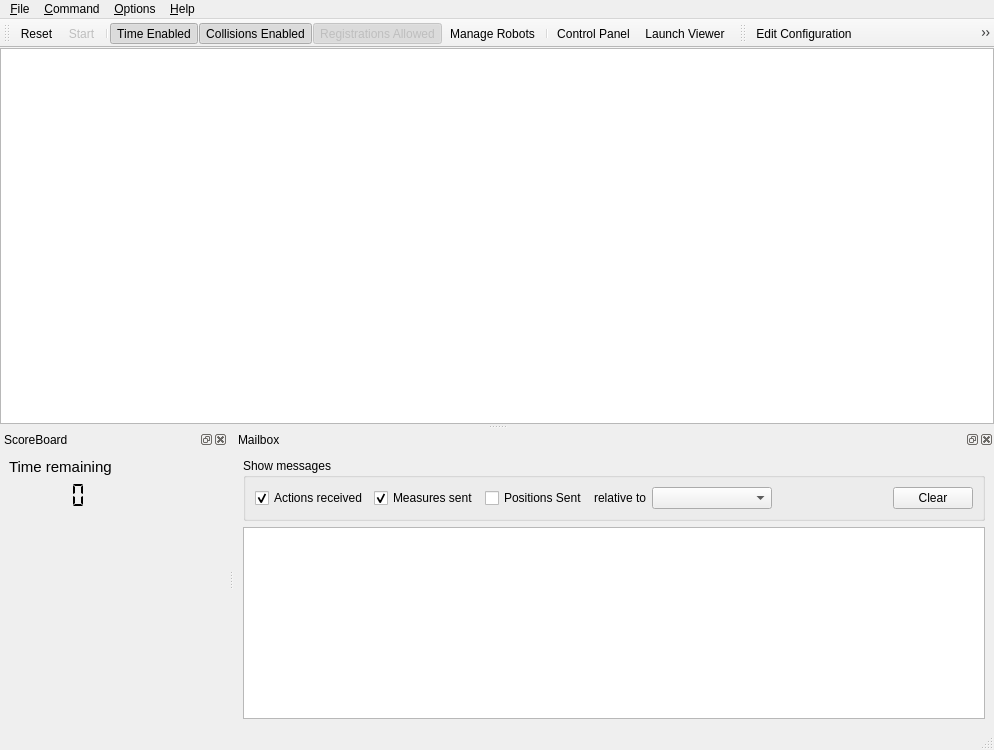
<?xml version="1.0" encoding="UTF-8"?>
<ui version="4.0">
 <class>cbSimulatorGUI</class>
 <widget class="QMainWindow" name="cbSimulatorGUI">
  <property name="geometry">
   <rect>
    <x>0</x>
    <y>0</y>
    <width>994</width>
    <height>750</height>
   </rect>
  </property>
  <property name="windowTitle">
   <string>Explorer Simulator 2016</string>
  </property>
  <widget class="QWidget" name="centralwidget">
   <layout class="QVBoxLayout" name="verticalLayout">
    <property name="leftMargin">
     <number>0</number>
    </property>
    <property name="topMargin">
     <number>0</number>
    </property>
    <property name="rightMargin">
     <number>0</number>
    </property>
    <property name="bottomMargin">
     <number>0</number>
    </property>
    <item>
     <widget class="QTextEdit" name="messages">
      <property name="toolTip">
       <string>Messages</string>
      </property>
      <property name="readOnly">
       <bool>true</bool>
      </property>
     </widget>
    </item>
   </layout>
  </widget>
  <widget class="QMenuBar" name="menubar">
   <property name="geometry">
    <rect>
     <x>0</x>
     <y>0</y>
     <width>994</width>
     <height>25</height>
    </rect>
   </property>
   <widget class="QMenu" name="menuFile">
    <property name="title">
     <string>&amp;File</string>
    </property>
    <widget class="QMenu" name="menuConfiguration">
     <property name="title">
      <string>&amp;Configuration</string>
     </property>
     <addaction name="actionEdit_Configuration"/>
     <addaction name="actionOpen_Configuration"/>
     <addaction name="actionSave_Configuration"/>
    </widget>
    <addaction name="menuConfiguration"/>
    <addaction name="actionOpen_Lab"/>
    <addaction name="actionLoad_Defaults"/>
    <addaction name="separator"/>
    <addaction name="actionManageRobots"/>
    <addaction name="actionControl_Panel"/>
    <addaction name="actionLaunch_Viewer"/>
    <addaction name="separator"/>
    <addaction name="actionExit"/>
   </widget>
   <widget class="QMenu" name="menuCommand">
    <property name="title">
     <string>&amp;Command</string>
    </property>
    <addaction name="actionReset"/>
    <addaction name="actionStartStop"/>
   </widget>
   <widget class="QMenu" name="menuOptions">
    <property name="title">
     <string>&amp;Options</string>
    </property>
    <addaction name="actionGPS_Enabled"/>
    <addaction name="actionScore_Sensor_Enabled"/>
    <addaction name="actionTime_Enabled"/>
    <addaction name="actionCollisions_Enabled"/>
    <addaction name="actionRegistrations_Open"/>
   </widget>
   <widget class="QMenu" name="menuHelp">
    <property name="title">
     <string>&amp;Help</string>
    </property>
    <addaction name="actionSimulator_Help"/>
    <addaction name="actionAbout_Simulator"/>
   </widget>
   <addaction name="menuFile"/>
   <addaction name="menuCommand"/>
   <addaction name="menuOptions"/>
   <addaction name="menuHelp"/>
  </widget>
  <widget class="QStatusBar" name="statusbar"/>
  <widget class="QToolBar" name="toolBar_1">
   <property name="windowTitle">
    <string>Control ToolBar</string>
   </property>
   <property name="iconSize">
    <size>
     <width>24</width>
     <height>24</height>
    </size>
   </property>
   <attribute name="toolBarArea">
    <enum>TopToolBarArea</enum>
   </attribute>
   <attribute name="toolBarBreak">
    <bool>false</bool>
   </attribute>
   <addaction name="actionReset"/>
   <addaction name="actionStartStop"/>
   <addaction name="separator"/>
   <addaction name="actionTime_Enabled"/>
   <addaction name="actionCollisions_Enabled"/>
   <addaction name="actionRegistrations_Open"/>
   <addaction name="actionManageRobots"/>
   <addaction name="separator"/>
   <addaction name="actionControl_Panel"/>
   <addaction name="actionLaunch_Viewer"/>
  </widget>
  <widget class="QDockWidget" name="dockWidget_Score">
   <property name="sizePolicy">
    <sizepolicy hsizetype="Preferred" vsizetype="Minimum">
     <horstretch>0</horstretch>
     <verstretch>0</verstretch>
    </sizepolicy>
   </property>
   <property name="windowIcon">
    <iconset resource="default.qrc">
     <normaloff>:/images/icons/score</normaloff>:/images/icons/score</iconset>
   </property>
   <property name="floating">
    <bool>false</bool>
   </property>
   <property name="features">
    <set>QDockWidget::AllDockWidgetFeatures</set>
   </property>
   <property name="windowTitle">
    <string>ScoreBoard</string>
   </property>
   <attribute name="dockWidgetArea">
    <number>8</number>
   </attribute>
   <widget class="QWidget" name="dockWidgetContents_Score">
    <layout class="QGridLayout" name="gridLayout">
     <item row="0" column="0">
      <widget class="QLabel" name="label_2">
       <property name="font">
        <font>
         <pointsize>11</pointsize>
         <weight>50</weight>
         <bold>false</bold>
        </font>
       </property>
       <property name="text">
        <string>Time remaining</string>
       </property>
      </widget>
     </item>
     <item row="0" column="2" rowspan="3" colspan="2">
      <layout class="QGridLayout" name="gridLayout_Scores"/>
     </item>
     <item row="0" column="1">
      <spacer name="horizontalSpacer_2">
       <property name="orientation">
        <enum>Qt::Horizontal</enum>
       </property>
       <property name="sizeType">
        <enum>QSizePolicy::Fixed</enum>
       </property>
       <property name="sizeHint" stdset="0">
        <size>
         <width>60</width>
         <height>1</height>
        </size>
       </property>
      </spacer>
     </item>
     <item row="1" column="0">
      <widget class="QLCDNumber" name="lcdNumber_TimeRemain">
       <property name="sizePolicy">
        <sizepolicy hsizetype="Fixed" vsizetype="Fixed">
         <horstretch>0</horstretch>
         <verstretch>0</verstretch>
        </sizepolicy>
       </property>
       <property name="minimumSize">
        <size>
         <width>100</width>
         <height>27</height>
        </size>
       </property>
       <property name="maximumSize">
        <size>
         <width>100</width>
         <height>27</height>
        </size>
       </property>
       <property name="palette">
        <palette>
         <active>
          <colorrole role="WindowText">
           <brush brushstyle="SolidPattern">
            <color alpha="255">
             <red>0</red>
             <green>0</green>
             <blue>0</blue>
            </color>
           </brush>
          </colorrole>
          <colorrole role="Button">
           <brush brushstyle="SolidPattern">
            <color alpha="255">
             <red>255</red>
             <green>255</green>
             <blue>255</blue>
            </color>
           </brush>
          </colorrole>
          <colorrole role="Light">
           <brush brushstyle="SolidPattern">
            <color alpha="255">
             <red>255</red>
             <green>255</green>
             <blue>255</blue>
            </color>
           </brush>
          </colorrole>
          <colorrole role="Midlight">
           <brush brushstyle="SolidPattern">
            <color alpha="255">
             <red>255</red>
             <green>255</green>
             <blue>255</blue>
            </color>
           </brush>
          </colorrole>
          <colorrole role="Dark">
           <brush brushstyle="SolidPattern">
            <color alpha="255">
             <red>127</red>
             <green>127</green>
             <blue>127</blue>
            </color>
           </brush>
          </colorrole>
          <colorrole role="Mid">
           <brush brushstyle="SolidPattern">
            <color alpha="255">
             <red>170</red>
             <green>170</green>
             <blue>170</blue>
            </color>
           </brush>
          </colorrole>
          <colorrole role="Text">
           <brush brushstyle="SolidPattern">
            <color alpha="255">
             <red>0</red>
             <green>0</green>
             <blue>0</blue>
            </color>
           </brush>
          </colorrole>
          <colorrole role="BrightText">
           <brush brushstyle="SolidPattern">
            <color alpha="255">
             <red>255</red>
             <green>255</green>
             <blue>255</blue>
            </color>
           </brush>
          </colorrole>
          <colorrole role="ButtonText">
           <brush brushstyle="SolidPattern">
            <color alpha="255">
             <red>0</red>
             <green>0</green>
             <blue>0</blue>
            </color>
           </brush>
          </colorrole>
          <colorrole role="Base">
           <brush brushstyle="SolidPattern">
            <color alpha="255">
             <red>255</red>
             <green>255</green>
             <blue>255</blue>
            </color>
           </brush>
          </colorrole>
          <colorrole role="Window">
           <brush brushstyle="SolidPattern">
            <color alpha="255">
             <red>255</red>
             <green>255</green>
             <blue>255</blue>
            </color>
           </brush>
          </colorrole>
          <colorrole role="Shadow">
           <brush brushstyle="SolidPattern">
            <color alpha="255">
             <red>0</red>
             <green>0</green>
             <blue>0</blue>
            </color>
           </brush>
          </colorrole>
          <colorrole role="AlternateBase">
           <brush brushstyle="SolidPattern">
            <color alpha="255">
             <red>255</red>
             <green>255</green>
             <blue>255</blue>
            </color>
           </brush>
          </colorrole>
          <colorrole role="ToolTipBase">
           <brush brushstyle="SolidPattern">
            <color alpha="255">
             <red>255</red>
             <green>255</green>
             <blue>220</blue>
            </color>
           </brush>
          </colorrole>
          <colorrole role="ToolTipText">
           <brush brushstyle="SolidPattern">
            <color alpha="255">
             <red>0</red>
             <green>0</green>
             <blue>0</blue>
            </color>
           </brush>
          </colorrole>
         </active>
         <inactive>
          <colorrole role="WindowText">
           <brush brushstyle="SolidPattern">
            <color alpha="255">
             <red>0</red>
             <green>0</green>
             <blue>0</blue>
            </color>
           </brush>
          </colorrole>
          <colorrole role="Button">
           <brush brushstyle="SolidPattern">
            <color alpha="255">
             <red>255</red>
             <green>255</green>
             <blue>255</blue>
            </color>
           </brush>
          </colorrole>
          <colorrole role="Light">
           <brush brushstyle="SolidPattern">
            <color alpha="255">
             <red>255</red>
             <green>255</green>
             <blue>255</blue>
            </color>
           </brush>
          </colorrole>
          <colorrole role="Midlight">
           <brush brushstyle="SolidPattern">
            <color alpha="255">
             <red>255</red>
             <green>255</green>
             <blue>255</blue>
            </color>
           </brush>
          </colorrole>
          <colorrole role="Dark">
           <brush brushstyle="SolidPattern">
            <color alpha="255">
             <red>127</red>
             <green>127</green>
             <blue>127</blue>
            </color>
           </brush>
          </colorrole>
          <colorrole role="Mid">
           <brush brushstyle="SolidPattern">
            <color alpha="255">
             <red>170</red>
             <green>170</green>
             <blue>170</blue>
            </color>
           </brush>
          </colorrole>
          <colorrole role="Text">
           <brush brushstyle="SolidPattern">
            <color alpha="255">
             <red>0</red>
             <green>0</green>
             <blue>0</blue>
            </color>
           </brush>
          </colorrole>
          <colorrole role="BrightText">
           <brush brushstyle="SolidPattern">
            <color alpha="255">
             <red>255</red>
             <green>255</green>
             <blue>255</blue>
            </color>
           </brush>
          </colorrole>
          <colorrole role="ButtonText">
           <brush brushstyle="SolidPattern">
            <color alpha="255">
             <red>0</red>
             <green>0</green>
             <blue>0</blue>
            </color>
           </brush>
          </colorrole>
          <colorrole role="Base">
           <brush brushstyle="SolidPattern">
            <color alpha="255">
             <red>255</red>
             <green>255</green>
             <blue>255</blue>
            </color>
           </brush>
          </colorrole>
          <colorrole role="Window">
           <brush brushstyle="SolidPattern">
            <color alpha="255">
             <red>255</red>
             <green>255</green>
             <blue>255</blue>
            </color>
           </brush>
          </colorrole>
          <colorrole role="Shadow">
           <brush brushstyle="SolidPattern">
            <color alpha="255">
             <red>0</red>
             <green>0</green>
             <blue>0</blue>
            </color>
           </brush>
          </colorrole>
          <colorrole role="AlternateBase">
           <brush brushstyle="SolidPattern">
            <color alpha="255">
             <red>255</red>
             <green>255</green>
             <blue>255</blue>
            </color>
           </brush>
          </colorrole>
          <colorrole role="ToolTipBase">
           <brush brushstyle="SolidPattern">
            <color alpha="255">
             <red>255</red>
             <green>255</green>
             <blue>220</blue>
            </color>
           </brush>
          </colorrole>
          <colorrole role="ToolTipText">
           <brush brushstyle="SolidPattern">
            <color alpha="255">
             <red>0</red>
             <green>0</green>
             <blue>0</blue>
            </color>
           </brush>
          </colorrole>
         </inactive>
         <disabled>
          <colorrole role="WindowText">
           <brush brushstyle="SolidPattern">
            <color alpha="255">
             <red>127</red>
             <green>127</green>
             <blue>127</blue>
            </color>
           </brush>
          </colorrole>
          <colorrole role="Button">
           <brush brushstyle="SolidPattern">
            <color alpha="255">
             <red>255</red>
             <green>255</green>
             <blue>255</blue>
            </color>
           </brush>
          </colorrole>
          <colorrole role="Light">
           <brush brushstyle="SolidPattern">
            <color alpha="255">
             <red>255</red>
             <green>255</green>
             <blue>255</blue>
            </color>
           </brush>
          </colorrole>
          <colorrole role="Midlight">
           <brush brushstyle="SolidPattern">
            <color alpha="255">
             <red>255</red>
             <green>255</green>
             <blue>255</blue>
            </color>
           </brush>
          </colorrole>
          <colorrole role="Dark">
           <brush brushstyle="SolidPattern">
            <color alpha="255">
             <red>127</red>
             <green>127</green>
             <blue>127</blue>
            </color>
           </brush>
          </colorrole>
          <colorrole role="Mid">
           <brush brushstyle="SolidPattern">
            <color alpha="255">
             <red>170</red>
             <green>170</green>
             <blue>170</blue>
            </color>
           </brush>
          </colorrole>
          <colorrole role="Text">
           <brush brushstyle="SolidPattern">
            <color alpha="255">
             <red>127</red>
             <green>127</green>
             <blue>127</blue>
            </color>
           </brush>
          </colorrole>
          <colorrole role="BrightText">
           <brush brushstyle="SolidPattern">
            <color alpha="255">
             <red>255</red>
             <green>255</green>
             <blue>255</blue>
            </color>
           </brush>
          </colorrole>
          <colorrole role="ButtonText">
           <brush brushstyle="SolidPattern">
            <color alpha="255">
             <red>127</red>
             <green>127</green>
             <blue>127</blue>
            </color>
           </brush>
          </colorrole>
          <colorrole role="Base">
           <brush brushstyle="SolidPattern">
            <color alpha="255">
             <red>255</red>
             <green>255</green>
             <blue>255</blue>
            </color>
           </brush>
          </colorrole>
          <colorrole role="Window">
           <brush brushstyle="SolidPattern">
            <color alpha="255">
             <red>255</red>
             <green>255</green>
             <blue>255</blue>
            </color>
           </brush>
          </colorrole>
          <colorrole role="Shadow">
           <brush brushstyle="SolidPattern">
            <color alpha="255">
             <red>0</red>
             <green>0</green>
             <blue>0</blue>
            </color>
           </brush>
          </colorrole>
          <colorrole role="AlternateBase">
           <brush brushstyle="SolidPattern">
            <color alpha="255">
             <red>255</red>
             <green>255</green>
             <blue>255</blue>
            </color>
           </brush>
          </colorrole>
          <colorrole role="ToolTipBase">
           <brush brushstyle="SolidPattern">
            <color alpha="255">
             <red>255</red>
             <green>255</green>
             <blue>220</blue>
            </color>
           </brush>
          </colorrole>
          <colorrole role="ToolTipText">
           <brush brushstyle="SolidPattern">
            <color alpha="255">
             <red>0</red>
             <green>0</green>
             <blue>0</blue>
            </color>
           </brush>
          </colorrole>
         </disabled>
        </palette>
       </property>
       <property name="toolTip">
        <string>Time remaining</string>
       </property>
       <property name="frameShape">
        <enum>QFrame::NoFrame</enum>
       </property>
       <property name="digitCount">
        <number>4</number>
       </property>
       <property name="segmentStyle">
        <enum>QLCDNumber::Flat</enum>
       </property>
      </widget>
     </item>
     <item row="2" column="0" colspan="2">
      <spacer name="verticalSpacer_2">
       <property name="orientation">
        <enum>Qt::Vertical</enum>
       </property>
       <property name="sizeHint" stdset="0">
        <size>
         <width>1</width>
         <height>0</height>
        </size>
       </property>
      </spacer>
     </item>
    </layout>
   </widget>
  </widget>
  <widget class="QToolBar" name="toolBar_2">
   <property name="windowTitle">
    <string>Settings ToolBar</string>
   </property>
   <property name="iconSize">
    <size>
     <width>24</width>
     <height>24</height>
    </size>
   </property>
   <attribute name="toolBarArea">
    <enum>TopToolBarArea</enum>
   </attribute>
   <attribute name="toolBarBreak">
    <bool>false</bool>
   </attribute>
   <addaction name="actionEdit_Configuration"/>
   <addaction name="actionOpen_Configuration"/>
   <addaction name="actionSave_Configuration"/>
   <addaction name="actionOpen_Lab"/>
   <addaction name="actionLoad_Defaults"/>
  </widget>
  <widget class="QDockWidget" name="dockWidget_Mailbox">
   <property name="enabled">
    <bool>true</bool>
   </property>
   <property name="sizePolicy">
    <sizepolicy hsizetype="Preferred" vsizetype="Minimum">
     <horstretch>0</horstretch>
     <verstretch>0</verstretch>
    </sizepolicy>
   </property>
   <property name="windowIcon">
    <iconset resource="default.qrc">
     <normaloff>:/images/icons/message</normaloff>:/images/icons/message</iconset>
   </property>
   <property name="floating">
    <bool>false</bool>
   </property>
   <property name="windowTitle">
    <string>Mailbox</string>
   </property>
   <attribute name="dockWidgetArea">
    <number>8</number>
   </attribute>
   <widget class="QWidget" name="dockWidgetContents_Mail">
    <layout class="QVBoxLayout" name="verticalLayout_2">
     <item>
      <widget class="QGroupBox" name="groupBox">
       <property name="title">
        <string>Show messages</string>
       </property>
       <layout class="QGridLayout" name="gridLayout_3">
        <item row="0" column="4">
         <widget class="QComboBox" name="comboBox_Robot">
          <property name="minimumSize">
           <size>
            <width>120</width>
            <height>0</height>
           </size>
          </property>
          <property name="toolTip">
           <string>Robot</string>
          </property>
          <property name="insertPolicy">
           <enum>QComboBox::InsertAlphabetically</enum>
          </property>
         </widget>
        </item>
        <item row="0" column="0">
         <widget class="QCheckBox" name="checkBox_Actions">
          <property name="toolTip">
           <string>Motor Actions received from robot</string>
          </property>
          <property name="text">
           <string>Actions received</string>
          </property>
          <property name="checked">
           <bool>true</bool>
          </property>
         </widget>
        </item>
        <item row="0" column="1">
         <widget class="QCheckBox" name="checkBox_Measures">
          <property name="toolTip">
           <string>Sensor Measures sent to robot</string>
          </property>
          <property name="text">
           <string>Measures sent</string>
          </property>
          <property name="checked">
           <bool>true</bool>
          </property>
         </widget>
        </item>
        <item row="0" column="2">
         <widget class="QCheckBox" name="checkBox_Positions">
          <property name="toolTip">
           <string>Robot Positions sent to Viewer(s)</string>
          </property>
          <property name="text">
           <string>Positions Sent</string>
          </property>
          <property name="checked">
           <bool>false</bool>
          </property>
         </widget>
        </item>
        <item row="0" column="3">
         <widget class="QLabel" name="label">
          <property name="text">
           <string>relative to</string>
          </property>
          <property name="alignment">
           <set>Qt::AlignRight|Qt::AlignTrailing|Qt::AlignVCenter</set>
          </property>
         </widget>
        </item>
        <item row="0" column="6">
         <widget class="QPushButton" name="pushButton_ClearMailBox">
          <property name="text">
           <string>Clear</string>
          </property>
         </widget>
        </item>
        <item row="0" column="5">
         <spacer name="horizontalSpacer">
          <property name="orientation">
           <enum>Qt::Horizontal</enum>
          </property>
          <property name="sizeHint" stdset="0">
           <size>
            <width>0</width>
            <height>1</height>
           </size>
          </property>
         </spacer>
        </item>
       </layout>
      </widget>
     </item>
     <item>
      <widget class="QTextEdit" name="textEdit_Mailbox">
       <property name="readOnly">
        <bool>true</bool>
       </property>
      </widget>
     </item>
    </layout>
   </widget>
  </widget>
  <action name="actionReset">
   <property name="icon">
    <iconset resource="default.qrc">
     <normaloff>:/images/control/reset</normaloff>:/images/control/reset</iconset>
   </property>
   <property name="text">
    <string>&amp;Reset</string>
   </property>
   <property name="shortcut">
    <string>Ctrl+R</string>
   </property>
  </action>
  <action name="actionSimulator_Help">
   <property name="text">
    <string>&amp;Help</string>
   </property>
   <property name="shortcut">
    <string>F1</string>
   </property>
  </action>
  <action name="actionAbout_Simulator">
   <property name="text">
    <string>&amp;About Simulator</string>
   </property>
  </action>
  <action name="actionExit">
   <property name="icon">
    <iconset resource="default.qrc">
     <normaloff>:/images/buttons/exit</normaloff>:/images/buttons/exit</iconset>
   </property>
   <property name="text">
    <string>E&amp;xit</string>
   </property>
   <property name="shortcut">
    <string>Ctrl+Q</string>
   </property>
  </action>
  <action name="actionGPS_Enabled">
   <property name="checkable">
    <bool>true</bool>
   </property>
   <property name="checked">
    <bool>true</bool>
   </property>
   <property name="text">
    <string>GP&amp;S Enabled</string>
   </property>
   <property name="toolTip">
    <string>Toggle GPS</string>
   </property>
  </action>
  <action name="actionScore_Sensor_Enabled">
   <property name="checkable">
    <bool>true</bool>
   </property>
   <property name="text">
    <string>S&amp;core Sensor Enabled</string>
   </property>
   <property name="toolTip">
    <string>Toggle Score Sensor</string>
   </property>
  </action>
  <action name="actionTime_Enabled">
   <property name="checkable">
    <bool>true</bool>
   </property>
   <property name="checked">
    <bool>true</bool>
   </property>
   <property name="enabled">
    <bool>true</bool>
   </property>
   <property name="icon">
    <iconset resource="default.qrc">
     <normaloff>:/images/buttons/time_off</normaloff>
     <normalon>:/images/buttons/time_on</normalon>:/images/buttons/time_off</iconset>
   </property>
   <property name="text">
    <string>T&amp;ime Enabled</string>
   </property>
   <property name="toolTip">
    <string>Toggle Simulation Time Limit</string>
   </property>
  </action>
  <action name="actionOpen_Lab">
   <property name="icon">
    <iconset resource="default.qrc">
     <normaloff>:/images/buttons/lab</normaloff>:/images/buttons/lab</iconset>
   </property>
   <property name="text">
    <string>Change &amp;Lab</string>
   </property>
   <property name="toolTip">
    <string>Change Lab and Grid</string>
   </property>
   <property name="shortcut">
    <string>Ctrl+L</string>
   </property>
  </action>
  <action name="actionEdit_Configuration">
   <property name="icon">
    <iconset resource="default.qrc">
     <normaloff>:/images/buttons/config</normaloff>:/images/buttons/config</iconset>
   </property>
   <property name="text">
    <string>&amp;Edit Configuration</string>
   </property>
   <property name="shortcut">
    <string>Ctrl+E</string>
   </property>
  </action>
  <action name="actionOpen_Configuration">
   <property name="icon">
    <iconset resource="default.qrc">
     <normaloff>:/images/buttons/open</normaloff>:/images/buttons/open</iconset>
   </property>
   <property name="text">
    <string>Open &amp;Configuration</string>
   </property>
  </action>
  <action name="actionSave_Configuration">
   <property name="icon">
    <iconset resource="default.qrc">
     <normaloff>:/images/buttons/save</normaloff>:/images/buttons/save</iconset>
   </property>
   <property name="text">
    <string>&amp;Save Configuration</string>
   </property>
  </action>
  <action name="actionLaunch_Viewer">
   <property name="checkable">
    <bool>true</bool>
   </property>
   <property name="icon">
    <iconset resource="default.qrc">
     <normaloff>:/images/buttons/viewer_close</normaloff>
     <normalon>:/images/buttons/viewer_open</normalon>:/images/buttons/viewer_close</iconset>
   </property>
   <property name="text">
    <string>Launch &amp;Viewer</string>
   </property>
   <property name="shortcut">
    <string>Ctrl+V</string>
   </property>
  </action>
  <action name="actionRegistrations_Open">
   <property name="checkable">
    <bool>true</bool>
   </property>
   <property name="checked">
    <bool>true</bool>
   </property>
   <property name="enabled">
    <bool>false</bool>
   </property>
   <property name="icon">
    <iconset resource="default.qrc">
     <normaloff>:/images/buttons/lock_closed</normaloff>
     <normalon>:/images/buttons/lock_open</normalon>:/images/buttons/lock_closed</iconset>
   </property>
   <property name="text">
    <string>Re&amp;gistrations Allowed</string>
   </property>
   <property name="toolTip">
    <string>Toggle Robot Registrations</string>
   </property>
  </action>
  <action name="actionStartStop">
   <property name="enabled">
    <bool>false</bool>
   </property>
   <property name="icon">
    <iconset resource="default.qrc">
     <normaloff>:/images/control/start</normaloff>
     <normalon>:/images/control/stop</normalon>:/images/control/start</iconset>
   </property>
   <property name="text">
    <string>&amp;Start</string>
   </property>
   <property name="toolTip">
    <string>Start</string>
   </property>
   <property name="shortcut">
    <string>Ctrl+S</string>
   </property>
  </action>
  <action name="actionManageRobots">
   <property name="checkable">
    <bool>true</bool>
   </property>
   <property name="icon">
    <iconset resource="default.qrc">
     <normaloff>:/images/buttons/mouse</normaloff>:/images/buttons/mouse</iconset>
   </property>
   <property name="text">
    <string>&amp;Manage Robots</string>
   </property>
   <property name="toolTip">
    <string>Show Robots Management Window</string>
   </property>
   <property name="shortcut">
    <string>Ctrl+M</string>
   </property>
  </action>
  <action name="actionControl_Panel">
   <property name="checkable">
    <bool>true</bool>
   </property>
   <property name="icon">
    <iconset resource="default.qrc">
     <normaloff>:/images/buttons/panel</normaloff>:/images/buttons/panel</iconset>
   </property>
   <property name="text">
    <string>Control &amp;Panel</string>
   </property>
   <property name="toolTip">
    <string>Show Control Panel Window</string>
   </property>
   <property name="shortcut">
    <string>F2</string>
   </property>
  </action>
  <action name="actionLoad_Defaults">
   <property name="icon">
    <iconset resource="default.qrc">
     <normaloff>:/images/buttons/defaults</normaloff>:/images/buttons/defaults</iconset>
   </property>
   <property name="text">
    <string>Load &amp;Defaults</string>
   </property>
   <property name="toolTip">
    <string>Sets Lab, Grid and Parameters to Default Values</string>
   </property>
   <property name="shortcut">
    <string>Ctrl+D</string>
   </property>
  </action>
  <action name="actionCollisions_Enabled">
   <property name="checkable">
    <bool>true</bool>
   </property>
   <property name="checked">
    <bool>true</bool>
   </property>
   <property name="icon">
    <iconset resource="default.qrc">
     <normaloff>:/images/buttons/collisions_off</normaloff>
     <normalon>:/images/buttons/collisions_on</normalon>:/images/buttons/collisions_off</iconset>
   </property>
   <property name="text">
    <string>Co&amp;llisions Enabled</string>
   </property>
   <property name="toolTip">
    <string>Toggle Collisions between Robots</string>
   </property>
  </action>
 </widget>
 <resources>
  <include location="default.qrc"/>
 </resources>
 <connections/>
</ui>
